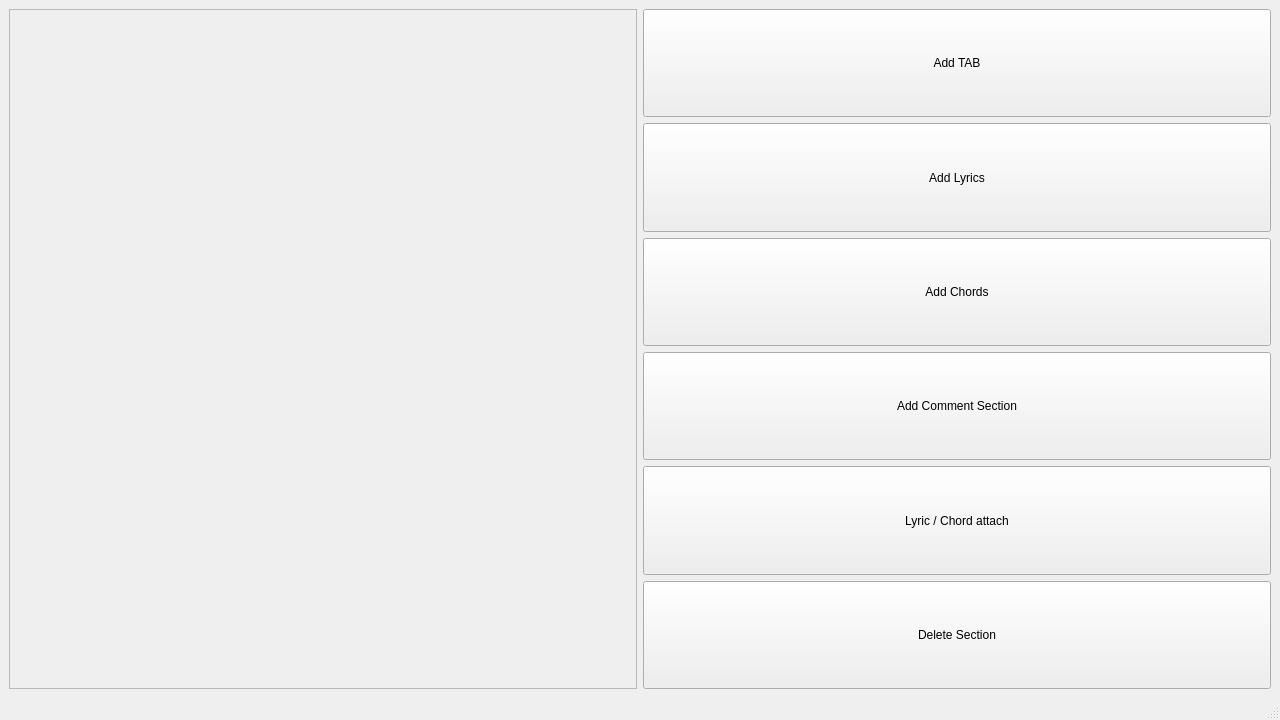
<?xml version="1.0" encoding="UTF-8"?>
<ui version="4.0">
 <class>MainWindow</class>
 <widget class="QMainWindow" name="MainWindow">
  <property name="geometry">
   <rect>
    <x>0</x>
    <y>0</y>
    <width>1280</width>
    <height>720</height>
   </rect>
  </property>
  <property name="sizePolicy">
   <sizepolicy hsizetype="Fixed" vsizetype="Fixed">
    <horstretch>0</horstretch>
    <verstretch>0</verstretch>
   </sizepolicy>
  </property>
  <property name="windowTitle">
   <string>MainWindow</string>
  </property>
  <widget class="QWidget" name="centralwidget">
   <property name="sizePolicy">
    <sizepolicy hsizetype="Fixed" vsizetype="Fixed">
     <horstretch>0</horstretch>
     <verstretch>0</verstretch>
    </sizepolicy>
   </property>
   <layout class="QGridLayout" name="gridLayout">
    <item row="0" column="0">
     <layout class="QVBoxLayout" name="layout_section_options"/>
    </item>
    <item row="0" column="1">
     <widget class="QScrollArea" name="scrollArea">
      <property name="sizePolicy">
       <sizepolicy hsizetype="Preferred" vsizetype="Preferred">
        <horstretch>0</horstretch>
        <verstretch>0</verstretch>
       </sizepolicy>
      </property>
      <property name="widgetResizable">
       <bool>true</bool>
      </property>
      <widget class="QWidget" name="scrollAreaWidgetContents">
       <property name="geometry">
        <rect>
         <x>0</x>
         <y>0</y>
         <width>414</width>
         <height>657</height>
        </rect>
       </property>
       <layout class="QVBoxLayout" name="verticalLayout_3"/>
      </widget>
     </widget>
    </item>
    <item row="0" column="2">
     <layout class="QVBoxLayout" name="layout_buttons">
      <property name="sizeConstraint">
       <enum>QLayout::SetDefaultConstraint</enum>
      </property>
      <item>
       <widget class="QPushButton" name="button_add_tab">
        <property name="enabled">
         <bool>true</bool>
        </property>
        <property name="sizePolicy">
         <sizepolicy hsizetype="Minimum" vsizetype="Preferred">
          <horstretch>0</horstretch>
          <verstretch>0</verstretch>
         </sizepolicy>
        </property>
        <property name="text">
         <string>Add TAB</string>
        </property>
       </widget>
      </item>
      <item>
       <widget class="QPushButton" name="button_add_lyrics">
        <property name="sizePolicy">
         <sizepolicy hsizetype="Minimum" vsizetype="Preferred">
          <horstretch>0</horstretch>
          <verstretch>0</verstretch>
         </sizepolicy>
        </property>
        <property name="text">
         <string>Add Lyrics</string>
        </property>
       </widget>
      </item>
      <item>
       <widget class="QPushButton" name="button_add_chords">
        <property name="sizePolicy">
         <sizepolicy hsizetype="Minimum" vsizetype="Preferred">
          <horstretch>0</horstretch>
          <verstretch>0</verstretch>
         </sizepolicy>
        </property>
        <property name="text">
         <string>Add Chords</string>
        </property>
       </widget>
      </item>
      <item>
       <widget class="QPushButton" name="button_section_comment">
        <property name="sizePolicy">
         <sizepolicy hsizetype="Minimum" vsizetype="Preferred">
          <horstretch>0</horstretch>
          <verstretch>0</verstretch>
         </sizepolicy>
        </property>
        <property name="text">
         <string>Add Comment Section</string>
        </property>
       </widget>
      </item>
      <item>
       <widget class="QPushButton" name="button_chord_lyric_attach">
        <property name="sizePolicy">
         <sizepolicy hsizetype="Minimum" vsizetype="Preferred">
          <horstretch>0</horstretch>
          <verstretch>0</verstretch>
         </sizepolicy>
        </property>
        <property name="text">
         <string>Lyric / Chord attach</string>
        </property>
       </widget>
      </item>
      <item>
       <widget class="QPushButton" name="button_delete_section">
        <property name="sizePolicy">
         <sizepolicy hsizetype="Minimum" vsizetype="Preferred">
          <horstretch>0</horstretch>
          <verstretch>0</verstretch>
         </sizepolicy>
        </property>
        <property name="text">
         <string>Delete Section</string>
        </property>
       </widget>
      </item>
     </layout>
    </item>
   </layout>
  </widget>
  <widget class="QMenuBar" name="menubar">
   <property name="geometry">
    <rect>
     <x>0</x>
     <y>0</y>
     <width>1280</width>
     <height>21</height>
    </rect>
   </property>
  </widget>
  <widget class="QStatusBar" name="statusbar"/>
 </widget>
 <resources/>
 <connections/>
</ui>
